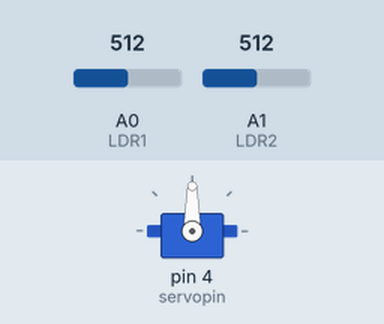
A sketch run on a simulated Arduino Uno, built with avr-gcc and run on an emulated ATmega328P. Parts: servo. Inputs (shaded band) come from the test bench; at power-on: A0 (LDR1) = 512, A1 (LDR2) = 512.

Above: at 3.2 s.
3.3 s: A0 (LDR1) set to 529
At 4.1 s:
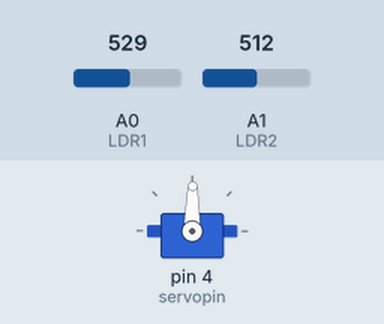
6.3 s: A0 (LDR1) set to 306
9.3 s: A1 (LDR2) set to 330
12.3 s: A1 (LDR2) set to 311
At 12.7 s:
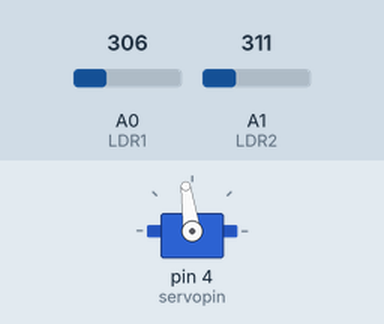
13.8 s: A0 (LDR1) set to 293
At 15.72 s:
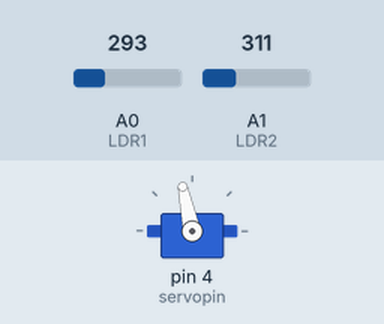
16.8 s: A0 (LDR1) set to 511
At 28.14 s:
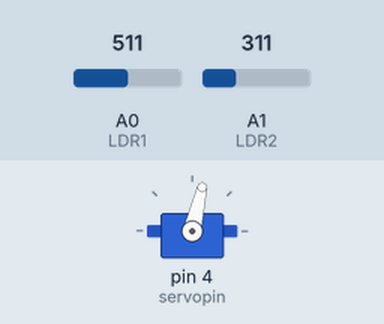
Timing chart, 0 to 29.0 s (numbered marks = the images above; inputs shaded):
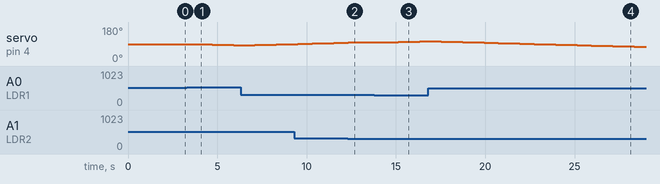

Measured:
- after the input at 3.3 s, servo on pin 4 (servopin): moves from 90° to 84° over 2.0 s, starting after 0.60 s
- after the input at 12.3 s, servo on pin 4 (servopin): goes on until 12.3 s, then stays 98°
- after the input at 13.8 s, servo on pin 4 (servopin): moves from 98° to 105° over 2.4 s, starting after 0.52 s

The sketch:

sunlight_tracking.ino
```cpp
#include <Servo.h>      //including the library of servo motor
Servo sg90;
int initial_position = 90;
int LDR1 = A0;          //connect The LDR1 on Pin A0
int LDR2 = A1;          //Connect The LDR2 on pin A1
int error = 5;
int servopin=4;         //You can change servo just makesure its on arduino's PWM pin
void setup()
{

  sg90.attach(servopin);
  pinMode(LDR1, INPUT);
  pinMode(LDR2, INPUT);
  sg90.write(initial_position);   //Move servo at 90 degree
  delay(2000);
}

void loop()
{
  int R1 = analogRead(LDR1); // read  LDR 1
  int R2 = analogRead(LDR2); // read  LDR 2
  Serial.println(R1);
  Serial.println("LDR1");
  Serial.println(R2);
  Serial.println("LDR1");
  delay(300);
  int diff1= abs(R1 - R2);
  int diff2= abs(R2 - R1);

  if((diff1 <= error) || (diff2 <= error)) {

  } else {
    if(R1 > R2)
    {
      initial_position = --initial_position;
    }
    if(R1 < R2)
    {
      initial_position = ++initial_position;
    }
  }
  sg90.write(initial_position);
  delay(100);
}
```
